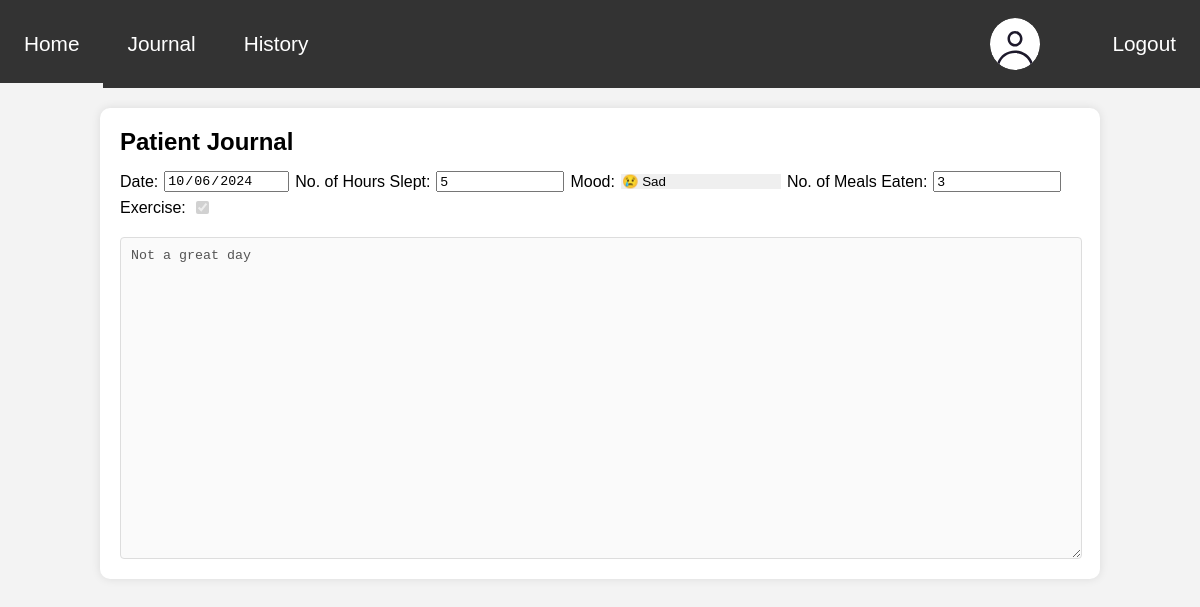
The app's page /patient/journal-writing/journal-writing.php?id=2 (signed in) with its own data.
### tables this page shows
CREATE TABLE journal_entries (
    id INT AUTO_INCREMENT PRIMARY KEY,
    patient_id INT,
    journal_date DATE,
    hours_slept INT,
    mood VARCHAR(20),
    meals_eaten INT,
    exercise BOOLEAN,
    journal_entry TEXT,
    FOREIGN KEY (patient_id) REFERENCES users(id) ON DELETE CASCADE
);

### patient/journal-writing/journal-writing.php (the view, shortened to what this page needs)
<!DOCTYPE html>
<html lang="en">
<head>
    <link rel='stylesheet' href="journal-writing.css">
</head>
<body>
<header>
    <?php include "../../common/navbar/navbar.php";
    $journal_id = htmlspecialchars($_GET['id']);?>
</header>
<?php
$sql= "SELECT * FROM journal_entries  where id = ?;";
if ($stmt = mysqli_prepare($conn, $sql)) {
    mysqli_stmt_bind_param($stmt, 'i', $journal_id);
    mysqli_stmt_execute($stmt);
    if($result = mysqli_stmt_get_result($stmt)) {
        if(mysqli_num_rows($result)> 0) {
            $row=mysqli_fetch_assoc($result);
        }
    }
}
?>
<div class="container shadow rounded">
    <div class="journal-form">
        <h2>Patient Journal</h2>
        <form class="classform">
            <div class="journal-info">
                <label for="journal-date">Date:</label>
                <input type="date" id="journal-date" name="journal-date" readonly  value="<?= $row['journal_date'] ?>">
                <label for="hours-slept">No. of Hours Slept:</label>
                <input type="number" id="hours-slept" name="hours-slept" readonly  value="<?= $row['hours_slept'] ?>">
                <label for="mood">Mood:</label>
                <select id="mood" name="mood" disabled>
                    <option value="sad" <?php if($row['mood']=="sad"){echo " selected";} ?>>&#128546; Sad</option>
                </select>
                <label for="meals-eaten">No. of Meals Eaten:</label>
                <input type="number" id="meals-eaten" name="meals-eaten" readonly  value="<?= $row['meals_eaten'] ?>">
                <label for="exercise">Exercise:</label>
                <input type="checkbox" id="exercise" name="exercise" disabled  value="<?= $row['exercise'] ?>" <?php
                    if($row['exercise']){echo " checked";}
                ?>>
            </div>
            <textarea id="journal-entry" name="journal-entry" rows="5" placeholder="Insert journal here..." disabled><?= $row['journal_entry'] ?></textarea>
        </form>
    </div>
</div>
</body>
</html>

### patient/journal-writing/journal-writing.css (style rules this page uses)
body { font-family: Arial, sans-serif; background-color: #f4f4f4; margin: 0; padding: 0; }
.container { width: 80%; margin: 20px auto; padding: 20px; background-color: white; box-shadow: 0 0 10px rgba(0, 0, 0, 0.1); }
.journal-form { margin-top: -20px; }
.journal-form h2 { margin-bottom: 15px; }
.journal-form form { display: flex; flex-direction: column; }
.journal-info { display: flex; gap: 6px; align-items: center; flex-wrap: wrap; }
.journal-info input[type="date"], .journal-info input[type="number"] { width: 120px; }
.journal-info select { width: 160px; }
textarea { width: calc(100% - 20px); padding: 10px; height: 300px; border: 1px solid #ddd; border-radius: 4px; margin-top: 20px; }
select[disabled] { border:none; color:black; opacity: 1; }
select { -webkit-appearance: none; -moz-appearance: none; text-indent: 1px; text-overflow: ''; }

### style.css (style rules this page uses)
body { padding:0; margin:0; background-color: #F3F3F3; font-family:'Helvetica', Times, serif; position: absolute; width: 100%; height: 100%; }
header { padding:0; margin:0; }
.shadow { box-shadow: 0 0 10px rgba(0, 0, 0, 0.1); }
.rounded { border-radius: 10px; }

### records on screen
journal_entries: journal-date "10/06/2024", hours-slept "5", mood "😢 Sad", meals-eaten "3", exercise "☑", journal-entry "Not a great day"
